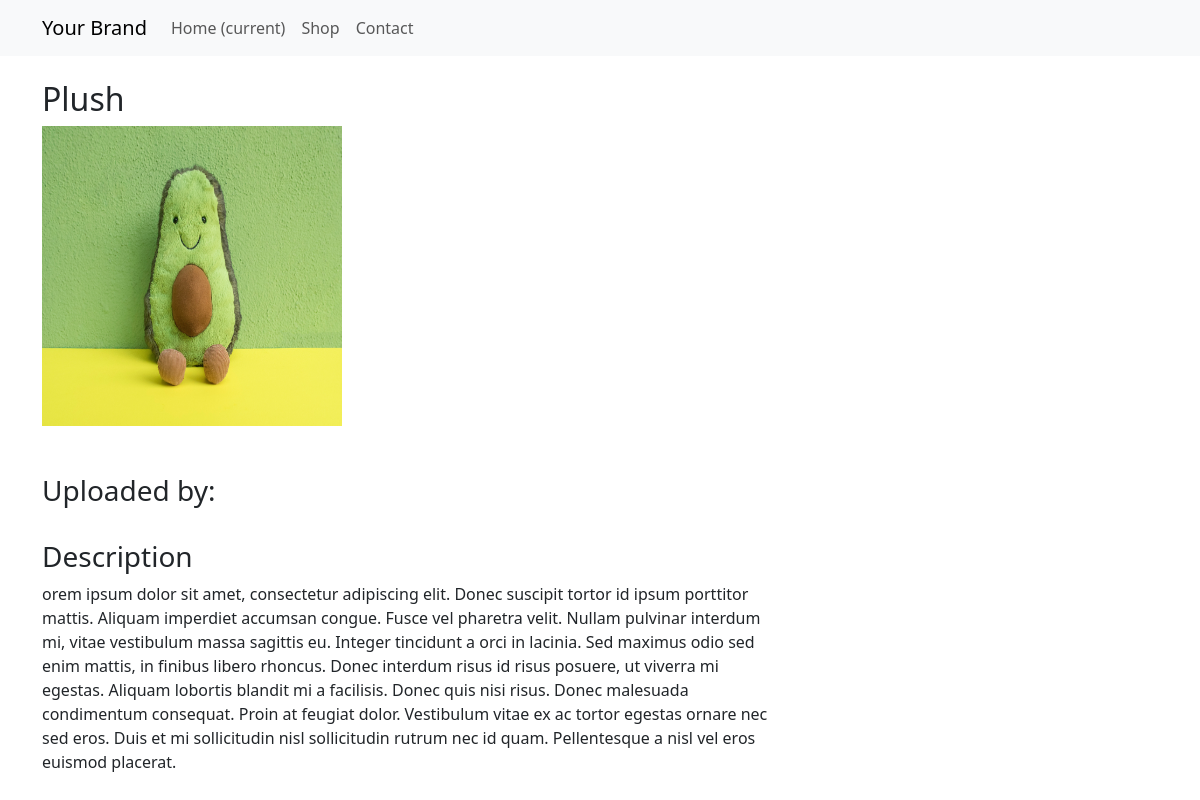
/1/, run on the app's committed database.
### item/models.py (models this page shows, shortened)
class Item(models.Model):
    DEFAULT_PHOTO = 'photos/default_photo.jpg'
    name = models.CharField(max_length=40)
    price = models.DecimalField(max_digits=10, decimal_places=2)
    description = models.TextField(max_length=1000, blank=True, null=True)
    photo = models.ImageField(default=DEFAULT_PHOTO, upload_to='photos', blank=True, null=True)
    category = models.ManyToManyField(Category, blank=True)
    owner = models.ForeignKey(User, on_delete=models.CASCADE)
    heart_counter = models.IntegerField(default=0)
    views = models.IntegerField(default=0)

### item/views.py (the view)
# urls.py: path('<int:pk>/', ItemDetailView.as_view(), name='item-detail')
class ItemDetailView(DetailView):
    model = Item
    template_name = 'item/item.html'
    context_object_name = 'item'

### item/templates/item/item.html
{% extends 'item/base.html' %}
{% block content %}
<section class="container mt-4">
        <h2>{{ item.name }}
        </h2>
        <div class="row">
            <div class="col-md-4 mb-4">
                <img src="{{ item.photo.url }}" width="300" height="300" alt="">
            </div>
        </div>
        <div class="row mt-4">
            <div class="col-md-8">
                <h3>Uploaded by: <a href="#"></a>
                </h3>
            </div>
        </div>
        <div class="row mt-4">
            <div class="col-md-8">
                <h3>Description</h3>
                <p>{{ item.description }}</p>
            </div>
        </div>
{% endblock %}

### data on the page
Item: name "Plush", photo (placeholder picture), description "orem ipsum dolor sit amet, consectetur adipiscing elit. Donec suscipit tortor id ipsum porttitor mattis. Aliquam imperdiet accumsan congue. Fusce vel pharetra velit. Nullam pulvinar interdum mi, vitae vestibulum massa sagittis eu. Integer tincidunt a orci in lacinia. Sed maximus odio sed enim mattis, in finibus libero rhoncus. Donec interdum risus id risus posuere, ut viverra mi egestas. Aliquam lobortis blandit mi a facilisis. Donec quis nisi risus. Donec malesuada condimentum consequat. Proin at feugiat dolor. Vestibulum vitae ex ac tortor egestas ornare nec sed eros. Duis et mi sollicitudin nisl sollicitudin rutrum nec id quam. Pellentesque a nisl vel eros euismod placerat."
